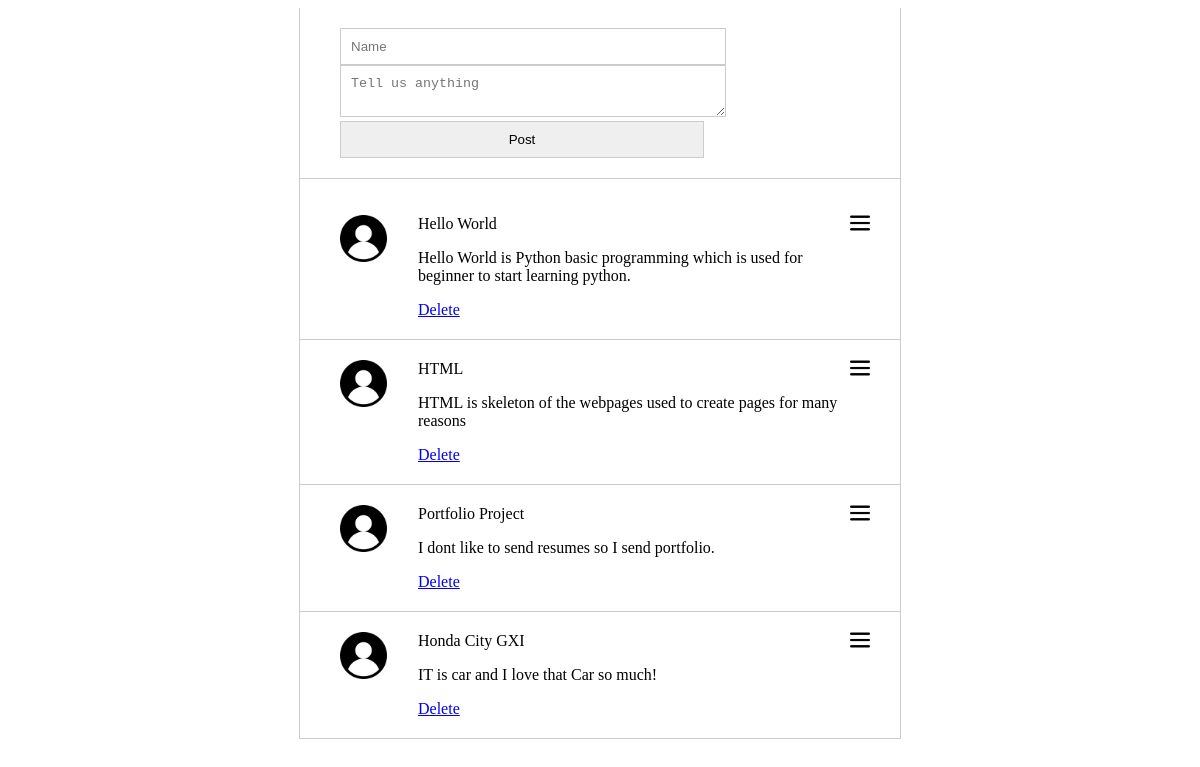
The page / on the database its author committed.
### post/models.py (models this page shows)
class Post(models.Model):
    class Meta(object):
        db_table = 'Blogs'
    name = models.CharField(
        'Name', blank=False, null=False, max_length=194, db_index=True, default='admin'
    )
    body = models.CharField(
        'Body', blank=True, null=True, max_length=140, db_index=True
    )

### post/views.py (the view, shortened to what this page needs)
# urls.py: path('', views.index, name='index'),
def index(request):
    posts = Post.objects.all()[:20]
    return render(request, 'posts.html',
                  {'posts':posts})

### templates/posts.html (shortened to what this page needs)
{% extends "base.html" %} {% block content %} {% load static %}
<section class="content">
    <section class="post_form">
        <form action="/" method="POST">
            <input type="text" name="name" placeholder="Name" required/>
            <textarea name="body" placeholder="Tell us anything" required></textarea>
            <input type="submit" value="Post" />
        </form>
    </section>
    <section class="posts">
        <ul>
            {% for post in posts %}
            <li>
                <img class="menu_icon js-menu-icon" src="{% static 'img/menu.png' %}" />
                <div class="logo">
                    <img src="{% static 'img/user.png' %}" />
                </div>
                <div class="name_body">
                    <div class='name'>{{ post.name }}</div>
                    <p>{{ post.body }}</p>
                    <a href="/delete/{{ post.id }}/">Delete</a>
                </div>
            </li>
            {% endfor %}
        </ul>
    </section>
</section>
{% endblock %}

### templates/base.html (shortened to what this page needs)
<!DOCTYPE html>
<html lang="en">
<head>
    {% load static %}
    <link href="{% static 'css/style.css' %}" rel="stylesheet" />
</head>
<body>
    {% block content %} {{ content }} {% endblock %}
</body>
</html>

### static/css/style.css (style rules this page uses)
html, body { height: 100; }
.content { max-width: 600px; height: 100%; margin: 0 auto; border-left: 1px solid #ccc; border-right: 1px solid #ccc; }
.post_form { padding: 20px 40px; border-bottom: 1px solid #ccc; }
.post_form input { width: 70%; margin-bottom: 10 px; padding: 10px; border: 1px solid #ccc; }
.post_form textarea { width: 70%; padding: 10px; border: 1px solid #ccc; }
.posts ul { padding: 0; }
.posts li { position: relative; display:flex; border-bottom: 1px solid #ccc; padding: 20px 40px; list-style: none; }
.posts li .menu_icon { width: 20px; position: absolute; right: 30px; top: 18px; }
.posts li .logo { flex-basis: 15%; }
.posts li .logo img { width:60%; }
.posts li .name_body { flex-basis: 85%; }

### rows shown on the page
Post: name "Hello World", body "Hello World is Python basic programming which is used for beginner to start learning python."
Post: name "HTML", body "HTML is skeleton of the webpages used to create pages for many reasons"
Post: name "Portfolio Project", body "I dont like to send resumes so I send portfolio."
Post: name "Honda City GXI", body "IT is car and I love that Car so much!"
